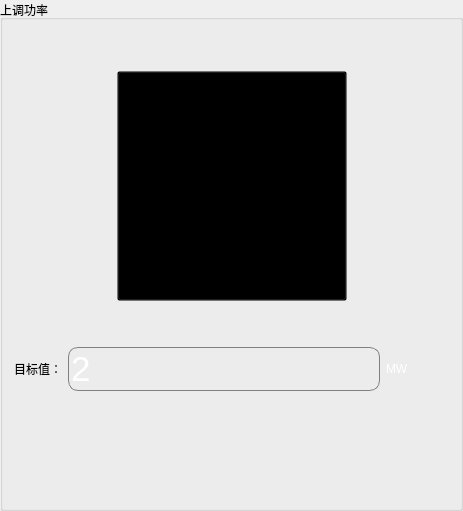
                     <widget class="QGroupBox" name="groupBox_7">
                      <property name="styleSheet">
                       <string notr="true"/>
                      </property>
                      <property name="title">
                       <string>上调功率</string>
                      </property>
                      <layout class="QGridLayout" name="gridLayout_15">
                       <item row="0" column="0">
                        <layout class="QVBoxLayout" name="verticalLayout_8">
                         <item>
                          <spacer name="verticalSpacer_17">
                           <property name="orientation">
                            <enum>Qt::Vertical</enum>
                           </property>
                           <property name="sizeHint" stdset="0">
                            <size>
                             <width>20</width>
                             <height>40</height>
                            </size>
                           </property>
                          </spacer>
                         </item>
                         <item>
                          <layout class="QHBoxLayout" name="horizontalLayout_42" stretch="0,1,0">
                           <item>
                            <spacer name="horizontalSpacer_27">
                             <property name="orientation">
                              <enum>Qt::Horizontal</enum>
                             </property>
                             <property name="sizeHint" stdset="0">
                              <size>
                               <width>40</width>
                               <height>20</height>
                              </size>
                             </property>
                            </spacer>
                           </item>
                           <item>
                            <widget class="QToolButton" name="toolButton_up">
                             <property name="minimumSize">
                              <size>
                               <width>230</width>
                               <height>230</height>
                              </size>
                             </property>
                             <property name="styleSheet">
                              <string notr="true">background-color: rgba(0, 0, 0, 0);
</string>
                             </property>
                             <property name="text">
                              <string/>
                             </property>
                             <property name="icon">
                              <iconset resource="../agc_recover.qrc">
                               <normaloff>:/images/ShowWidget/pbup1.png</normaloff>:/images/ShowWidget/pbup1.png</iconset>
                             </property>
                             <property name="iconSize">
                              <size>
                               <width>180</width>
                               <height>180</height>
                              </size>
                             </property>
                            </widget>
                           </item>
                           <item>
                            <spacer name="horizontalSpacer_26">
                             <property name="orientation">
                              <enum>Qt::Horizontal</enum>
                             </property>
                             <property name="sizeHint" stdset="0">
                              <size>
                               <width>40</width>
                               <height>20</height>
                              </size>
                             </property>
                            </spacer>
                           </item>
                          </layout>
                         </item>
                         <item>
                          <spacer name="verticalSpacer_18">
                           <property name="orientation">
                            <enum>Qt::Vertical</enum>
                           </property>
                           <property name="sizeHint" stdset="0">
                            <size>
                             <width>20</width>
                             <height>40</height>
                            </size>
                           </property>
                          </spacer>
                         </item>
                         <item>
                          <layout class="QHBoxLayout" name="horizontalLayout_29">
                           <item>
                            <widget class="QLabel" name="label_19">
                             <property name="styleSheet">
                              <string notr="true">

font: 75 14pt &quot;Adobe Devanagari&quot;;</string>
                             </property>
                             <property name="text">
                              <string>目标值：</string>
                             </property>
                            </widget>
                           </item>
                           <item>
                            <widget class="QLineEdit" name="lineEdit_up">
                             <property name="styleSheet">
                              <string notr="true">background-color: rgba(255, 255, 255, 0);
color: rgb(255, 255, 255);
border-radius:10px;border: 1px solid gray;font-size:35px;</string>
                             </property>
                             <property name="text">
                              <string>2</string>
                             </property>
                            </widget>
                           </item>
                           <item>
                            <widget class="QLabel" name="label_96">
                             <property name="styleSheet">
                              <string notr="true">color: rgb(255, 255, 255);</string>
                             </property>
                             <property name="text">
                              <string>MW</string>
                             </property>
                            </widget>
                           </item>
                           <item>
                            <spacer name="horizontalSpacer_35">
                             <property name="orientation">
                              <enum>Qt::Horizontal</enum>
                             </property>
                             <property name="sizeHint" stdset="0">
                              <size>
                               <width>40</width>
                               <height>20</height>
                              </size>
                             </property>
                            </spacer>
                           </item>
                          </layout>
                         </item>
                         <item>
                          <spacer name="verticalSpacer_19">
                           <property name="orientation">
                            <enum>Qt::Vertical</enum>
                           </property>
                           <property name="sizeHint" stdset="0">
                            <size>
                             <width>20</width>
                             <height>40</height>
                            </size>
                           </property>
                          </spacer>
                         </item>
                         <item>
                          <layout class="QHBoxLayout" name="horizontalLayout_41">
                           <item>
                            <spacer name="horizontalSpacer_53">
                             <property name="orientation">
                              <enum>Qt::Horizontal</enum>
                             </property>
                             <property name="sizeHint" stdset="0">
                              <size>
                               <width>40</width>
                               <height>20</height>
                              </size>
                             </property>
                            </spacer>
                           </item>
                           <item>
                            <widget class="QLabel" name="label_enable">
                             <property name="minimumSize">
                              <size>
                               <width>84</width>
                               <height>0</height>
                              </size>
                             </property>
                             <property name="maximumSize">
                              <size>
                               <width>16777215</width>
                               <height>30</height>
                              </size>
                             </property>
                             <property name="text">
                              <string/>
                             </property>
                            </widget>
                           </item>
                           <item>
                            <spacer name="horizontalSpacer_54">
                             <property name="orientation">
                              <enum>Qt::Horizontal</enum>
                             </property>
                             <property name="sizeHint" stdset="0">
                              <size>
                               <width>40</width>
                               <height>20</height>
                              </size>
                             </property>
                            </spacer>
                           </item>
                           <item>
                            <widget class="QLabel" name="label_run_mode">
                             <property name="minimumSize">
                              <size>
                               <width>84</width>
                               <height>0</height>
                              </size>
                             </property>
                             <property name="maximumSize">
                              <size>
                               <width>16777215</width>
                               <height>30</height>
                              </size>
                             </property>
                             <property name="text">
                              <string/>
                             </property>
                            </widget>
                           </item>
                           <item>
                            <spacer name="horizontalSpacer_55">
                             <property name="orientation">
                              <enum>Qt::Horizontal</enum>
                             </property>
                             <property name="sizeHint" stdset="0">
                              <size>
                               <width>40</width>
                               <height>20</height>
                              </size>
                             </property>
                            </spacer>
                           </item>
                          </layout>
                         </item>
                         <item>
                          <spacer name="verticalSpacer_20">
                           <property name="orientation">
                            <enum>Qt::Vertical</enum>
                           </property>
                           <property name="sizeHint" stdset="0">
                            <size>
                             <width>20</width>
                             <height>40</height>
                            </size>
                           </property>
                          </spacer>
                         </item>
                        </layout>
                       </item>
                      </layout>
                     </widget>
